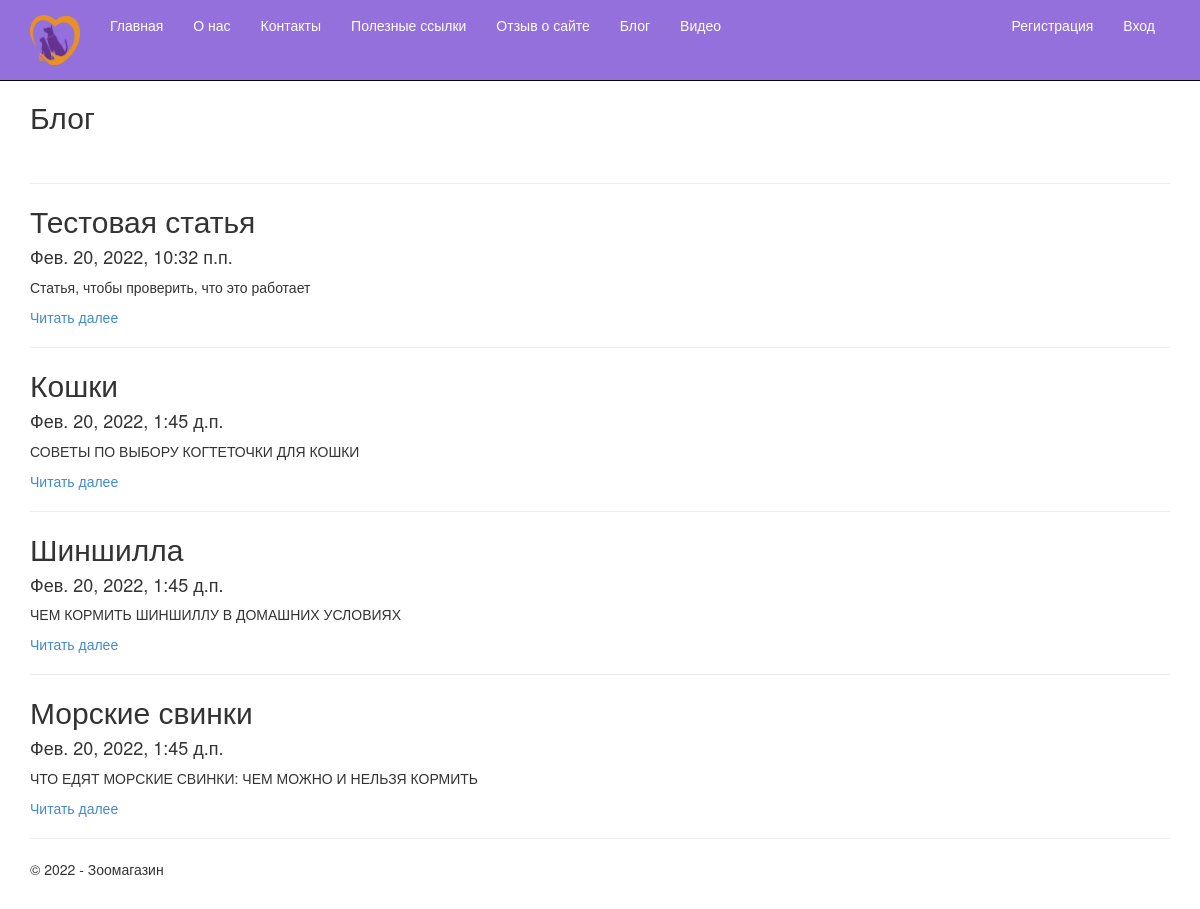
Page /blog on the committed database.
### app/models.py (models this page shows, shortened)
class Blog(models.Model):
    title = models.CharField(max_length = 100, unique_for_date= 'posted', verbose_name="Заголовок")
    description = models.TextField(verbose_name = "Краткое содержание")
    content = models.TextField(verbose_name = "Полное содержание")
    posted = models.DateTimeField(default = datetime.now(), db_index= True, verbose_name= 'Опубликована')
    author = models.ForeignKey(User, null=True, blank=True, on_delete = models.SET_NULL, verbose_name = "Автор")
    image = models.FileField(default = 'temp.jpg', verbose_name='Путь к картинке')
    class Meta:
        db_table = "Posts"
        ordering = ["-posted"]
        verbose_name = "статья блога"
        verbose_name_plural = "статьи блога"

### app/views.py (the view)
# urls.py: url(r'^blog',views.blog, name='blog'),
def blog(request):
    posts = Blog.objects.all()
    assert isinstance(request,HttpRequest)
    return render(
        request,
        'app/blog.html',
        {
            'title':'Блог',
            'posts': posts,
            'year':datetime.now().year,
            }
        )

### app/templates/app/blog.html
{% extends 'app/layout.html' %}
{% block content %}
<h2>{{title}}</h2><br />
{% for post in posts %}
    <hr/>
    <div class="">
        <h2>{{post.title}}</h2>
        <h4>{{post.posted}}</h4>
        <p>{{post.description}}</p>
        <p><a href="{% url 'blogpost' parametr=post.id %}">Читать далее</a></p>
    </div>
{% endfor %}
{% endblock %}

### app/templates/app/layout.html (shortened to what this page needs)
<!DOCTYPE html>
<html>
<head>
    {% load staticfiles %}
    <link rel="stylesheet" type="text/css" href="{% static 'app/content/bootstrap.css' %}" />
    <link rel="stylesheet" type="text/css" href="{% static 'app/content/site.css' %}" />
</head>
<body>
    <div class="navbar navbar-inverse navbar-fixed-top" style="background-color:mediumpurple">
        <div class="container"  style="color:black">
            <div class="navbar-header">
                <a href="/" class="navbar-brand"> <img src="{% static 'app/content/logo.png' %}" width="50" height="50" alt="logo" /> </a>
            </div>
            <div class="navbar-collapse collapse" >
                <ul class="nav navbar-nav">
                    <li><a href="{% url 'home' %}" style="color:white">Главная</a></li>
                    <li><a href="{% url 'about' %}" style="color:white">О нас</a></li>
                    <li><a href="{% url 'contact' %}" style="color:white">Контакты</a></li>
                    <li><a href="{% url 'links' %}" style="color:white">Полезные ссылки</a></li>
                    <li><a href="{% url 'recall' %}" style="color:white">Отзыв о сайте</a></li>
                    <li><a href="{% url 'blog' %}" style="color:white">Блог</a></li>
                    <li><a href="{% url 'video' %}" style="color:white">Видео</a></li>
                </ul>
                {% include 'app/loginpartial.html' %}
            </div>
        </div>
    </div>
    <div class="container body-content">
{% block content %}{% endblock %}
        <hr/>
        <footer>
            <p>&copy; {{ year }} - Зоомагазин</p>
        </footer>
    </div>
</body>
</html>

### app/templates/app/loginpartial.html
{% if user.is_authenticated %}
<form id="logoutForm" action="/logout/" method="post" class="navbar-right">
    {% csrf_token %}
    <ul class="nav navbar-nav navbar-right">
        <li><span class="navbar-brand" style="color:white">Привет, {{ user.username }}!</span></li>
        <li><a href="javascript:document.getElementById('logoutForm').submit()" style="color:white">Выход</a></li>
    </ul>
</form>
{% else %}
<ul class="nav navbar-nav navbar-right">
    <li style="color:fuchsia"><a href="{% url 'registration' %}" style="color:white">Регистрация</a></li>
    <li><a href="{% url 'login' %}" style="color:white">Вход</a></li>
</ul>
{% endif %}

### app/static/app/content/site.css (style rules this page uses)
body { padding-top: 80px; padding-bottom: 20px; }
.body-content { padding-left: 15px; padding-right: 15px; }

### rows in the picture
Blog: title "Тестовая статья", posted "Фев. 20, 2022, 10:32 п.п.", description "Статья, чтобы проверить, что это работает"
Blog: title "Кошки", posted "Фев. 20, 2022, 1:45 д.п.", description "СОВЕТЫ ПО ВЫБОРУ КОГТЕТОЧКИ ДЛЯ КОШКИ"
Blog: title "Шиншилла", posted "Фев. 20, 2022, 1:45 д.п.", description "ЧЕМ КОРМИТЬ ШИНШИЛЛУ В ДОМАШНИХ УСЛОВИЯХ"
Blog: title "Морские свинки", posted "Фев. 20, 2022, 1:45 д.п.", description "ЧТО ЕДЯТ МОРСКИЕ СВИНКИ: ЧЕМ МОЖНО И НЕЛЬЗЯ КОРМИТЬ"

### other values in the picture
{{ title }} "Блог"
